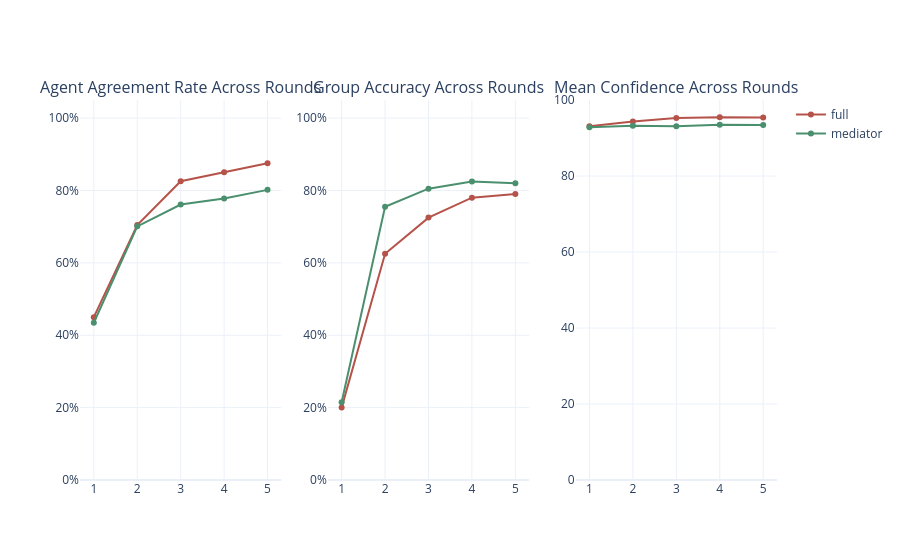

Notebook code cell kept with this figure:
### Markdown cell above
---
### 4. Convergence Dynamics
For multi-round topologies (fully connected, mediator), do agents converge
toward agreement? And does that agreement move toward the **correct** answer?

### Code cell
multi_round = df[df["topology"].isin(["full", "mediator"])]

# Agreement per round
avg_agreement = (
    multi_round.groupby(["topology", "question_idx", "round"])["answer"]
    .apply(lambda a: (a.dropna() == a.dropna().mode().iloc[0]).mean() if len(a.dropna()) else 0)
    .reset_index(name="agreement")
    .groupby(["topology", "round"], as_index=False)["agreement"].mean()
)

# Group accuracy per round
avg_acc_round = (
    multi_round.groupby(["topology", "question_idx", "round"])
    .apply(lambda g: int(g["answer"].dropna().mode().iloc[0] == g["expected_answer"].iloc[0]) if len(g["answer"].dropna()) else 0)
    .reset_index(name="correct")
    .groupby(["topology", "round"], as_index=False)["correct"].mean()
)

conf_round = (multi_round.groupby(["topology", "round"])["confidence"].mean().reset_index())

fig = make_subplots(
    rows=1, cols=3,
    subplot_titles=("Agent Agreement Rate Across Rounds", "Group Accuracy Across Rounds", "Mean Confidence Across Rounds")
)

for topo in avg_agreement["topology"].unique():
    fig.add_trace(
        go.Scatter(
            x=avg_agreement[avg_agreement["topology"] == topo]["round"],
            y=avg_agreement[avg_agreement["topology"] == topo]["agreement"],
            name=topo, line=dict(color=TOPO_COLORS.get(topo))
        ),
        row=1, col=1
    )

for topo in avg_acc_round["topology"].unique():
    fig.add_trace(
        go.Scatter(
            x=avg_acc_round[avg_acc_round["topology"] == topo]["round"],
            y=avg_acc_round[avg_acc_round["topology"] == topo]["correct"],
            name=topo, line=dict(color=TOPO_COLORS.get(topo)),
            showlegend=False
        ),
        row=1, col=2
    )

for topo in conf_round["topology"].unique():
    d = conf_round[conf_round["topology"] == topo]
    fig.add_trace(
        go.Scatter(
            x=d["round"], y=d["confidence"],
            name=topo, line=dict(color=TOPO_COLORS[topo]),
            showlegend=False
        ),
        row=1, col=3
    )

fig.update_layout(
    yaxis_tickformat=".0%", yaxis_range=[0, 1.05],
    yaxis2_tickformat=".0%", yaxis2_range=[0, 1.05],
    yaxis3_range=[0, 100]
)

fig.show()
fig.write_image("figures/agreement_accuracy_across_rounds.png", width=1700, scale=3)

### Figure 1 — Plotly figure (JSON) as saved in the notebook; plotly's stock layout.template omitted (floating-point values rounded to 4 significant figures)
{"data": [{"line": {"color": "#B5534A"}, "name": "full", "type": "scatter", "x": [1, 2, 3, 4, 5], "xaxis": "x", "y": [0.45, 0.7046, 0.8254, 0.8504, 0.875], "yaxis": "y"}, {"line": {"color": "#4A8F6E"}, "name": "mediator", "type": "scatter", "x": [1, 2, 3, 4, 5], "xaxis": "x", "y": [0.4346, 0.7008, 0.7612, 0.7779, 0.8017], "yaxis": "y"}, {"line": {"color": "#B5534A"}, "name": "full", "showlegend": false, "type": "scatter", "x": [1, 2, 3, 4, 5], "xaxis": "x2", "y": [0.2, 0.625, 0.725, 0.78, 0.79], "yaxis": "y2"}, {"line": {"color": "#4A8F6E"}, "name": "mediator", "showlegend": false, "type": "scatter", "x": [1, 2, 3, 4, 5], "xaxis": "x2", "y": [0.215, 0.755, 0.805, 0.825, 0.82], "yaxis": "y2"}, {"line": {"color": "#B5534A"}, "name": "full", "showlegend": false, "type": "scatter", "x": [1, 2, 3, 4, 5], "xaxis": "x3", "y": [93.07, 94.32, 95.26, 95.47, 95.36], "yaxis": "y3"}, {"line": {"color": "#4A8F6E"}, "name": "mediator", "showlegend": false, "type": "scatter", "x": [1, 2, 3, 4, 5], "xaxis": "x3", "y": [92.86, 93.21, 93.06, 93.47, 93.43], "yaxis": "y3"}], "layout": {"annotations": [{"font": {"size": 16}, "showarrow": false, "text": "Agent Agreement Rate Across Rounds", "x": 0.1444, "xanchor": "center", "xref": "paper", "y": 1, "yanchor": "bottom", "yref": "paper"}, {"font": {"size": 16}, "showarrow": false, "text": "Group Accuracy Across Rounds", "x": 0.5, "xanchor": "center", "xref": "paper", "y": 1, "yanchor": "bottom", "yref": "paper"}, {"font": {"size": 16}, "showarrow": false, "text": "Mean Confidence Across Rounds", "x": 0.8556, "xanchor": "center", "xref": "paper", "y": 1, "yanchor": "bottom", "yref": "paper"}], "xaxis": {"anchor": "y", "domain": [0, 0.2889]}, "xaxis2": {"anchor": "y2", "domain": [0.3556, 0.6444]}, "xaxis3": {"anchor": "y3", "domain": [0.7111, 1]}, "yaxis": {"anchor": "x", "domain": [0, 1], "range": [0, 1.05], "tickformat": ".0%"}, "yaxis2": {"anchor": "x2", "domain": [0, 1], "range": [0, 1.05], "tickformat": ".0%"}, "yaxis3": {"anchor": "x3", "domain": [0, 1], "range": [0, 100]}}}
